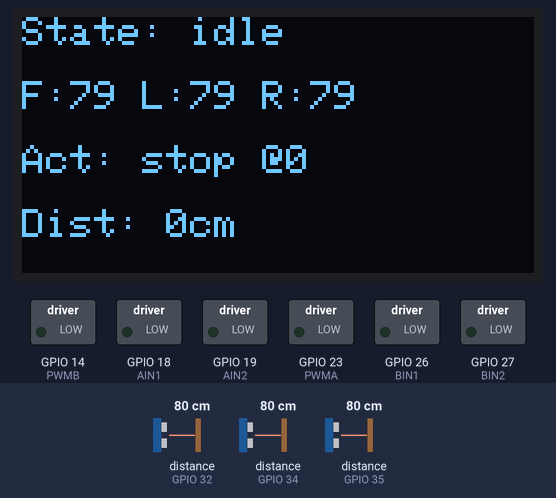
Recording of a sketch running on a simulated ESP32. Parts: 128×64 one-colour display, switched loads named in the sketch (green lamp = pin HIGH). Wiring (inferred from the names in the program): 3 × ultrasonic range finder: trigger GPIO 4, echo GPIO 32 / trigger GPIO 5, echo GPIO 34 / trigger GPIO 13, echo GPIO 35. The test bench sets the inputs (shaded band); at power-on: distance to the obstacle (sensors on GPIO 32, GPIO 34, GPIO 35) 80 cm. The echo pulse lasts 58.3 µs per cm; pins used as bus, display or sensor lines are not drawn; what the sketch prints to the serial monitor is not drawn.

Above: at 1.2 s.
1.3 s: distance to the obstacle (sensor on GPIO 32) set to 2 cm
At 2.6 s:
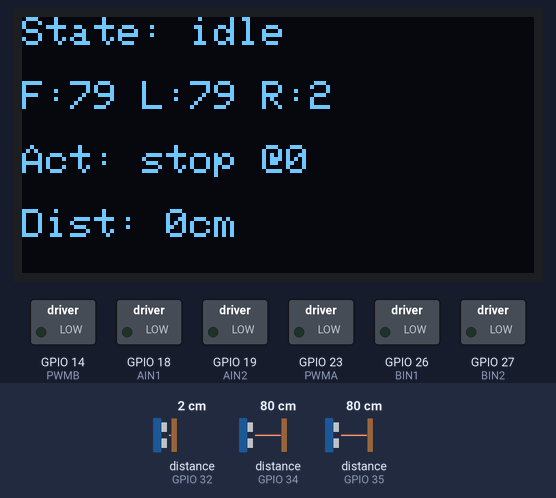
3.0 s: distance to the obstacle (sensor on GPIO 34) set to 2 cm
At 3.5 s:
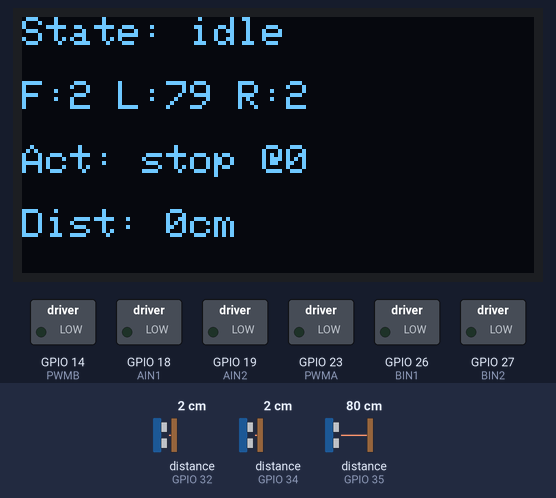
4.6 s: distance to the obstacle (sensor on GPIO 35) set to 2 cm
At 5.2 s:
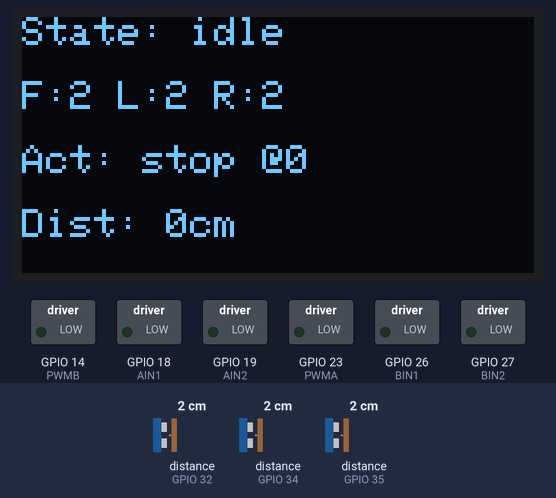
6.2 s: distance to the obstacle (sensor on GPIO 32) set to 4 cm
At 6.6 s:
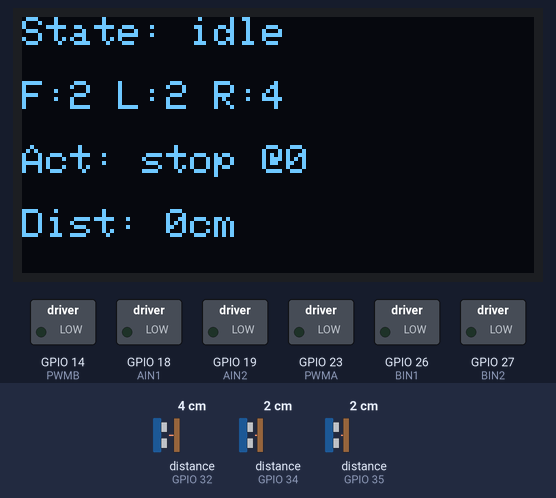
7.8 s: distance to the obstacle (sensor on GPIO 34) set to 4 cm
At 9.1 s:
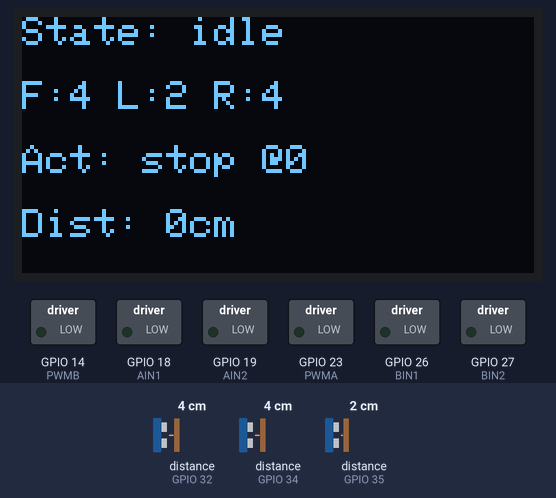
9.4 s: distance to the obstacle (sensor on GPIO 35) set to 4 cm
At 10.8 s:
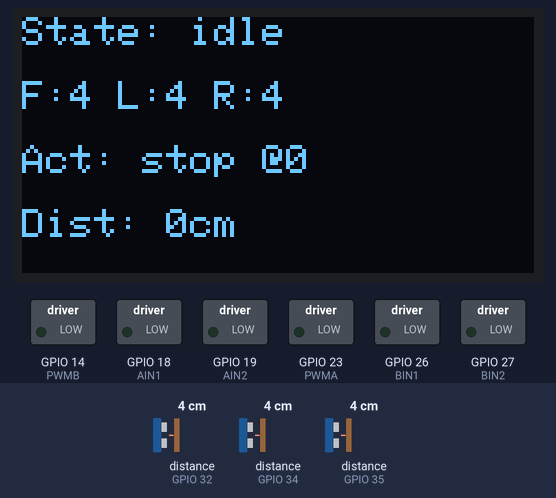
Timing chart, 0 to 12.0 s (numbered marks = the images above; inputs shaded):
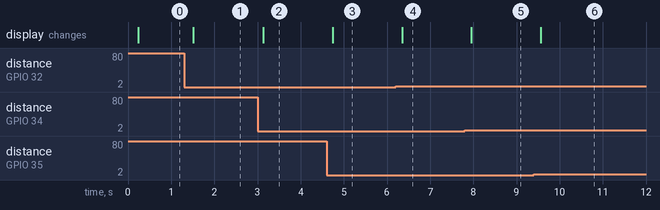

Measured:
- after the input at 1.3 s, the display: changes after 0.21 s (image 1)
- after the input at 3.0 s, the display: changes after 0.13 s (image 2)
- after the input at 4.6 s, the display: changes after 0.14 s (image 3)
- after the input at 6.2 s, the display: changes after 0.15 s (image 4)
- after the input at 7.8 s, the display: changes after 0.16 s (image 5)
- after the input at 9.4 s, the display: changes after 0.16 s (image 6)

The sketch:

kanda_v2.ino
```cpp
/*
 * KANDA v2 — ESP32 Firmware
 *
 * Same wiring as firmware_phase4.ino:
 *   TB6612FNG dual motor driver
 *   3x HC-SR04 ultrasonic sensors
 *   SSD1306 OLED (128x64, I2C 0x3C)
 *
 * Improvements over phase4:
 *   - Ping/pong heartbeat
 *   - 20Hz telemetry (50ms loop)
 *   - Odometry approximation (cumulative distance)
 *   - Smoother acceleration
 */

#include <ArduinoJson.h>
#include <Wire.h>
#include <Adafruit_GFX.h>
#include <Adafruit_SSD1306.h>

// ─── Pin Definitions (UNCHANGED from phase4) ───────────────────────────────

// Ultrasonic sensors
#define TRIG_FRONT 5
#define ECHO_FRONT 34
#define TRIG_LEFT  13
#define ECHO_LEFT  35
#define TRIG_RIGHT 4
#define ECHO_RIGHT 32

// Motor driver (TB6612FNG)
#define AIN1 18
#define AIN2 19
#define PWMA 23
#define BIN1 26
#define BIN2 27
#define PWMB 14

// OLED
#define SCREEN_WIDTH 128
#define SCREEN_HEIGHT 64
#define OLED_ADDR 0x3C

// ─── Constants ──────────────────────────────────────────────────────────────

#define SAFETY_THRESHOLD_CM 15.0
#define TELEMETRY_INTERVAL_MS 50
#define OLED_UPDATE_INTERVAL_MS 200

// ─── Globals ────────────────────────────────────────────────────────────────

Adafruit_SSD1306 display(SCREEN_WIDTH, SCREEN_HEIGHT, &Wire, -1);
bool oled_ok = false;

String currentAction = "stop";
int currentSpeed = 0;
String currentState = "idle";
float distFront = -1, distLeft = -1, distRight = -1;

// Odometry
unsigned long lastMoveTime = 0;
float odometryDistance = 0;  // cumulative cm traveled

unsigned long lastTelemetry = 0;
unsigned long lastOledUpdate = 0;

// ─── Motor Control ──────────────────────────────────────────────────────────

void motorSetup() {
    pinMode(AIN1, OUTPUT);
    pinMode(AIN2, OUTPUT);
    pinMode(PWMA, OUTPUT);
    pinMode(BIN1, OUTPUT);
    pinMode(BIN2, OUTPUT);
    pinMode(PWMB, OUTPUT);

    ledcAttach(PWMA, 1000, 8);
    ledcAttach(PWMB, 1000, 8);
    stopMotors();
}

void stopMotors() {
    digitalWrite(AIN1, LOW); digitalWrite(AIN2, LOW);
    digitalWrite(BIN1, LOW); digitalWrite(BIN2, LOW);
    ledcWrite(PWMA, 0);
    ledcWrite(PWMB, 0);
}

void setMotors(bool a1, bool a2, int pwmA, bool b1, bool b2, int pwmB) {
    digitalWrite(AIN1, a1); digitalWrite(AIN2, a2);
    digitalWrite(BIN1, b1); digitalWrite(BIN2, b2);
    ledcWrite(PWMA, pwmA);
    ledcWrite(PWMB, pwmB);
}

void executeAction(String action, int speed) {
    if (action == "forward") {
        setMotors(LOW, HIGH, speed, LOW, HIGH, speed);
    } else if (action == "backward") {
        setMotors(HIGH, LOW, speed, HIGH, LOW, speed);
    } else if (action == "left") {
        setMotors(HIGH, LOW, speed, LOW, HIGH, speed);
    } else if (action == "right") {
        setMotors(LOW, HIGH, speed, HIGH, LOW, speed);
    } else if (action == "slight_left") {
        setMotors(LOW, HIGH, speed / 2, LOW, HIGH, speed);
    } else if (action == "slight_right") {
        setMotors(LOW, HIGH, speed, LOW, HIGH, speed / 2);
    } else {
        stopMotors();
    }
}

// ─── Ultrasonic Sensors ─────────────────────────────────────────────────────

float readDistance(int trigPin, int echoPin) {
    digitalWrite(trigPin, LOW);
    delayMicroseconds(2);
    digitalWrite(trigPin, HIGH);
    delayMicroseconds(10);
    digitalWrite(trigPin, LOW);

    long duration = pulseIn(echoPin, HIGH, 30000);
    if (duration == 0) return -1;
    return duration * 0.034 / 2.0;
}

void sensorSetup() {
    pinMode(TRIG_FRONT, OUTPUT); pinMode(ECHO_FRONT, INPUT);
    pinMode(TRIG_LEFT, OUTPUT);  pinMode(ECHO_LEFT, INPUT);
    pinMode(TRIG_RIGHT, OUTPUT); pinMode(ECHO_RIGHT, INPUT);
}

void readAllSensors() {
    distFront = readDistance(TRIG_FRONT, ECHO_FRONT);
    distLeft  = readDistance(TRIG_LEFT, ECHO_LEFT);
    distRight = readDistance(TRIG_RIGHT, ECHO_RIGHT);
}

// ─── OLED ───────────────────────────────────────────────────────────────────

void oledSetup() {
    Wire.begin(21, 22);
    if (display.begin(SSD1306_SWITCHCAPVCC, OLED_ADDR)) {
        oled_ok = true;
        display.clearDisplay();
        display.setTextColor(SSD1306_WHITE);
        display.setTextSize(2);
        display.setCursor(20, 20);
        display.println("KANDA v2");
        display.display();
    } else {
        Serial.println("OLED fail — continuing without display");
    }
}

void updateOled() {
    if (!oled_ok) return;

    display.clearDisplay();
    display.setTextSize(1);

    // State (top)
    display.setCursor(0, 0);
    display.print("State: ");
    display.println(currentState);

    // Sensors
    display.setCursor(0, 16);
    display.print("F:");
    display.print(distFront, 0);
    display.print(" L:");
    display.print(distLeft, 0);
    display.print(" R:");
    display.println(distRight, 0);

    // Action
    display.setCursor(0, 32);
    display.print("Act: ");
    display.print(currentAction);
    display.print(" @");
    display.println(currentSpeed);

    // Odometry
    display.setCursor(0, 48);
    display.print("Dist: ");
    display.print(odometryDistance, 0);
    display.println("cm");

    display.display();
}

// ─── Serial Command Parser ──────────────────────────────────────────────────

void processCommand(String line) {
    line.trim();
    if (line.length() == 0) return;

    // Ping/pong heartbeat
    if (line == "ping" || line == "{\"action\":\"ping\"}") {
        Serial.println("PONG");
        return;
    }

    if (line.charAt(0) != '{') return;

    JsonDocument doc;
    DeserializationError err = deserializeJson(doc, line);
    if (err) return;

    String action = doc["action"] | "stop";
    int speed = doc["speed"] | 100;
    String state = doc["state"] | "idle";

    currentAction = action;
    currentSpeed = speed;
    currentState = state;

    executeAction(action, speed);
}

// ─── Odometry ───────────────────────────────────────────────────────────────

void updateOdometry() {
    if (currentAction == "stop" || currentSpeed == 0) {
        lastMoveTime = millis();
        return;
    }

    unsigned long now = millis();
    float dt = (now - lastMoveTime) / 1000.0;  // seconds
    lastMoveTime = now;

    if (dt > 0 && dt < 0.2) {
        // ~30cm/s at speed 255
        float cms = 30.0 * (currentSpeed / 255.0) * dt;
        if (currentAction == "forward" || currentAction == "backward") {
            odometryDistance += cms;
        }
    }
}

// ─── Telemetry Output ───────────────────────────────────────────────────────

void sendTelemetry() {
    String suffix = currentAction;
    suffix.toUpperCase();

    // Safety check — override with OBSTACLE if too close while moving forward
    if (currentAction == "forward" && distFront > 0 && distFront < SAFETY_THRESHOLD_CM) {
        stopMotors();
        currentAction = "stop";
        suffix = "OBSTACLE";
    }

    Serial.print("F:");
    Serial.print(distFront, 1);
    Serial.print(" L:");
    Serial.print(distLeft, 1);
    Serial.print(" R:");
    Serial.print(distRight, 1);
    Serial.print(" -> ");
    Serial.println(suffix);
}

// ─── Setup & Loop ───────────────────────────────────────────────────────────

void setup() {
    Serial.begin(115200);
    Serial.println("KANDA v2 ready");

    motorSetup();
    sensorSetup();
    oledSetup();

    lastMoveTime = millis();
}

void loop() {
    // Process incoming commands
    while (Serial.available()) {
        String line = Serial.readStringUntil('\n');
        processCommand(line);
    }

    // Read sensors
    readAllSensors();

    // Update odometry
    updateOdometry();

    // Send telemetry at 20Hz
    unsigned long now = millis();
    if (now - lastTelemetry >= TELEMETRY_INTERVAL_MS) {
        lastTelemetry = now;
        sendTelemetry();
    }

    // Update OLED at 5Hz
    if (now - lastOledUpdate >= OLED_UPDATE_INTERVAL_MS) {
        lastOledUpdate = now;
        updateOled();
    }
}
```
